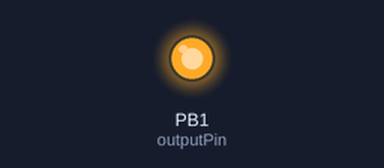
Bench run of a sketch on a simulated ATtiny85, built with avr-gcc and run on an emulated ATtiny85. On the bench: output pins drawn as LEDs (lit = HIGH). Sleep ends after the set time or at an interrupt. At 60.0 s the program stops and its outputs stay as they are.

Above: at 0.1 s.
At 60.1 s:
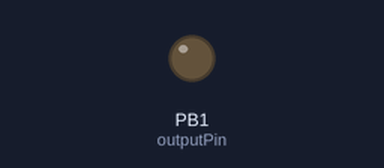
Timing chart, 0 to 61.5 s (numbered marks = the images above):
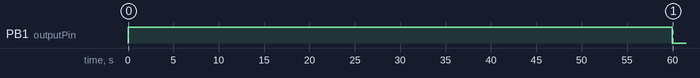

The sketch:

TimerAtTiny85.ino
```cpp
/*This code is intended to run on the ATTiny85
 *
 * Turn on an output for 30 seconds. Then go to low power mode
 * until the chip is reset.
 * This is used as a basic timer relay. It will turn on power for 30 seconds
 * for the Target Practice project by turning on a relay.
 */

 #include <avr/sleep.h>

// Utility macros
#define adc_disable() (ADCSRA &= ~(1<<ADEN)) // disable ADC (before power-off)
#define adc_enable()  (ADCSRA |=  (1<<ADEN)) // re-enable ADC


//Output to turn on Relay
//IO Number 1 = Physical pin number 6 on ATTiny85
int outputPin = 1;

//The amount of time to leave the output on
long timeOn_ms = 60000L;

void setup()
{
  pinMode(outputPin,OUTPUT);
  digitalWrite(outputPin,LOW);

  adc_disable(); // ADC uses ~320uA
  set_sleep_mode(SLEEP_MODE_PWR_DOWN);
}

void loop()
{
     //Turn on the output which will trigger the relay
      digitalWrite(outputPin,HIGH);

     delay(timeOn_ms);

  //Turn off the output which will trigger the relay
      digitalWrite(outputPin,LOW);
  //low power mode begin, only to be awaken on reset
  sleep_enable();
  sleep_cpu();
}
```

Measured:
- by itself, PB1 (outputPin): LOW → HIGH at 0.00 s, → LOW 60.0 s later
